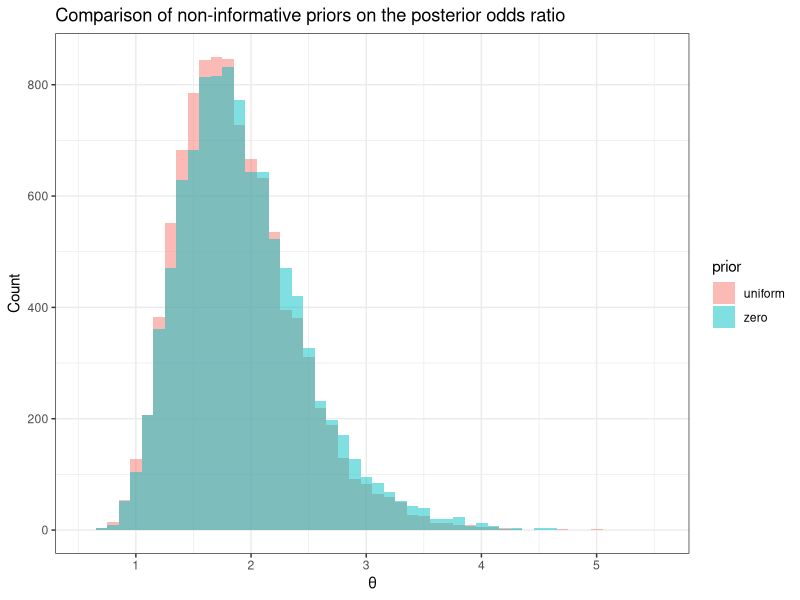

Here is the R script that generated this plot:
## ---- chunk 1
knitr::opts_chunk$set(
  echo = TRUE,
  comment = NA,
  message = FALSE,
  warning = FALSE,
  error = TRUE,
  dev = "svglite",
  fig.ext = ".svg" 
)

library(tidyverse)
library(scales)
library(kableExtra)

theme_set(theme_bw())

## ---- chunk 2
df <- tibble(
    cohort = c('control', 'treatment'),
    patients = c(674, 680),
    deaths = c(39, 22)
  ) %>% 
  mutate(survived = patients - deaths)
## ---- chunk 3
df %>% 
  kable() %>% 
  kable_styling()
## ---- chunk 4
odds <- function(p) p / (1 - p)

simulate <- function(n, k, a, b, draws = 10000)
  # draws from posterior
  # n bernouille trials, k successes with beta(a, b) prior
  tibble(
    draw = 1:draws, 
    value = rbeta(draws, k + a, n - k + b)
  )

posterior <- function(a, b, draws = 10000)
  # random samples from theta posterior with beta(a, b) prior
  df %>% 
    transmute(
      cohort,
      draws = map2(patients, deaths, simulate, a, b, draws)
    ) %>% 
    unnest(draws) %>% 
    spread(cohort, value) %>% 
    mutate(theta = odds(control) / odds(treatment))
## ---- chunk 5
uni <- posterior(1, 1) %>% 
  mutate(prior = 'uniform')

zero <- posterior(0.000000001, 0.000000001) %>% 
  mutate(prior = 'zero')

posteriors <- bind_rows(uni, zero)
## ---- chunk 6
posteriors %>% 
  ggplot() +
  aes(theta, fill = prior) +
  geom_histogram(position = 'identity', alpha = 0.5, bins = 50) +
  labs(
    x = 'θ',
    y = 'Count',
    title = 'Comparison of non-informative priors on the posterior odds ratio'
  )
## ---- chunk 7
cis <- posteriors %>% 
  group_by(prior) %>% 
  summarise(
    q05 = quantile(theta, 0.05),
    q50 = quantile(theta, 0.5),
    q95 = quantile(theta, 0.95)
  )
## ---- chunk 8
cis %>% 
  kable() %>% 
  kable_styling()
